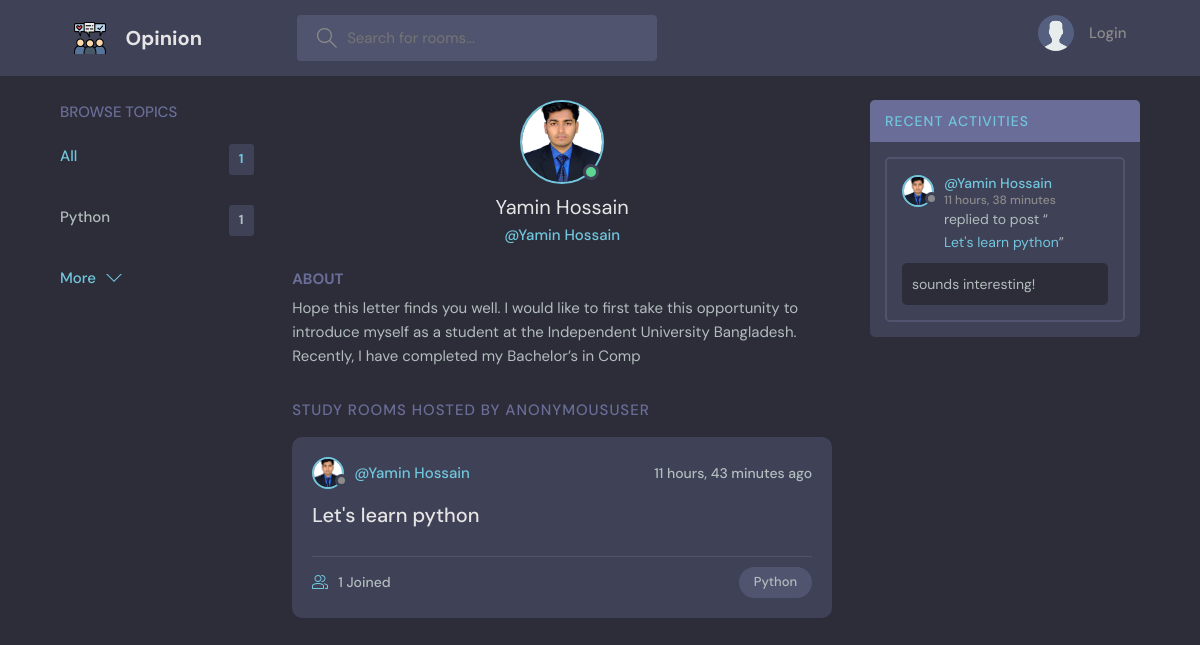
The app's page /profile/1 with its own data.
### base/models.py (models this page shows)
class Topic(models.Model):
    name = models.CharField(max_length=200)
    def __str__(self):
        return self.name

class User(AbstractUser):
    name = models.CharField(max_length=200, null=True)
    email = models.EmailField(unique=True, null=True)
    bio = models.TextField(max_length=200, null=True)
    avatar = models.ImageField(null=True, default='avatar.svg')
    USERNAME_FIELD = 'email'
    REQUIRED_FIELDS = []
    def __str__(self):
        return self.name

class Room(models.Model):
    host = models.ForeignKey(User, on_delete=models.SET_NULL, null = True)
    topic = models.ForeignKey(Topic, on_delete = models.SET_NULL, null=True)# we want to keep the room even after deleting the topic
    name = models.CharField(max_length=200)
    description = models.TextField(blank=True, null=True) #letting django know that this field can be blank and can be saved blank as well
    updated = models.DateTimeField(auto_now=True)
    created = models.DateTimeField(auto_now_add=True)
    participants = models.ManyToManyField(User, related_name='participants', blank=True)# while we quarrying data for participants this related_name wold help us to quarry from the DB.
    class Meta:
        ordering = ['-updated','-created']
    def __str__(self):
        return self.name

class Message(models.Model):
    user = models.ForeignKey(User, on_delete = models.CASCADE)
    room = models.ForeignKey(Room, on_delete = models.CASCADE) # cascade means we want to delete the message as well after deleting the room
    body = models.TextField()
    updated = models.DateTimeField(auto_now=True)
    created = models.DateTimeField(auto_now_add=True)
    class Meta:
        ordering = ['-updated', '-created']
    def __str__(self):
        return self.body[0:50]

### base/views.py (the view)
# urls.py: path('profile/<str:pk>', views.userProfile, name="user-profile"),
def userProfile(request,pk):
    user = User.objects.get(id=pk)
    rooms = user.room_set.all()
    room_messages = user.message_set.all()
    topics = Topic.objects.all()
    context = {'user': user,'rooms': rooms,'room_messages':room_messages,'topics': topics}
    return render(request, 'base/profile.html', context)

### base/templates/base/profile.html (shortened to what this page needs)
{% extends 'main.html'%}
{% block content %}
<main class="profile-page layout layout--3">
  <div class="container">
    {%include 'base/topics_component.html'%}
    <div class="roomList">
      <div class="profile">
        <div class="profile__avatar">
          <div class="avatar avatar--large active">
            <img src="{{user.avatar.url}}" />
          </div>
        </div>
        <div class="profile__info">
          <h3>{{user}}</h3>
          <p>@{{user}}</p>
        </div>
        <div class="profile__about">
          <h3>About</h3>
          <p>
            {{user.bio}}
          </p>
        </div>
      </div>
      <div class="roomList__header">
        <div>
          <h2>Study Rooms Hosted by {{request.user}}</a>
          </h2>
        </div>
      </div>
      {% include 'base/feed_component.html' %}
    </div>
    {% include 'base/activity_component.html'%}
  </div>
</main>
{% endblock %}

### templates/main.html (shortened to what this page needs)
{% load static %}
<!DOCTYPE html>
<html lang="en">
<head>
  <link rel="stylesheet" href="{% static 'styles/style.css' %}" />
</head>
<body>
  {% include 'navbar.html' %}
  {% block content %}
  {% endblock %}
</body>
</html>

### templates/navbar.html (shortened to what this page needs)
{% load static %}
<header class="header header--loggedIn">
    <div class="container">
        <a href="/" class="header__logo">
            <img src="{% static 'images/Opinion.svg' %}" />
            <h1>Opinion</h1>
        </a>
        <form class="header__search" action="{% url 'home' %}">
            <label>
                <input type="search" name="q" placeholder="Search for rooms..." />
            </label>
        </form>
        <nav class="header__menu">
            {% if request.user.is_authenticated %}
            <div class="header__user">
                <a href="{% url 'user-profile' request.user.id %}">
                    <div class="avatar avatar--medium active">
                        <img src="{{request.user.avatar.url}}" />
                    </div>
                    <p><span>@{{request.user}}</span></p>
                </a>
                <button class="dropdown-button">
                    <svg version="1.1" xmlns="http://www.w3.org/2000/svg" width="32" height="32" viewBox="0 0 32 32">
                        <title>chevron-down</title>
                        <path d="M16 21l-13-13h-3l16 16 16-16h-3l-13 13z"></path>
                    </svg>
                </button>
            </div>
            {% else %}
            <a href="{% url 'login' %}">
                <img src="{% static 'images/avatar.svg'%}" />
                <p>Login</p>
                {%endif%}
        </nav>
    </div>
</header>

### base/templates/base/topics_component.html
<div class="topics">
    <div class="topics__header">
        <h2>Browse Topics</h2>
    </div>
    <ul class="topics__list">
        <li>
            <a href="{% url 'home'%}" class="active">All <span>{{topics.count}}</span></a>
        </li>
        {% for topic in topics %}
        <li>
            <a href="{% url 'home'%}?q={{topic}}">{{topic.name}} <span>{{topic.room_set.all.count}}</span></a>
        </li>
        {% endfor %}
    </ul>
    <a class="btn btn--link" href="{% url 'topics' %}">
        More
        <svg version="1.1" xmlns="http://www.w3.org/2000/svg" width="32" height="32" viewBox="0 0 32 32">
            <title>chevron-down</title>
            <path d="M16 21l-13-13h-3l16 16 16-16h-3l-13 13z"></path>
        </svg>
    </a>
</div>

### base/templates/base/feed_component.html (shortened to what this page needs)
{% for room in rooms%}
<div class="roomListRoom">
    <div class="roomListRoom__header">
        <a href="{% url 'user-profile' room.host.id %}" class="roomListRoom__author">
            <div class="avatar avatar--small">
                <img src="{{room.host.avatar.url}}" />
            </div>
            <span>@{{room.host}}</span>
        </a>
        <div class="roomListRoom__actions">
            <span>{{room.created | timesince}} ago</span>
        </div>
    </div>
    <div class="roomListRoom__content">
        <a href="{% url 'room' room.id %}">{{room}}</a>
    </div>
    <div class="roomListRoom__meta">
        <a href="{% url 'room' room.id %}" class="roomListRoom__joined">
            {{room.participants.all.count}} Joined
        </a>
        <p class="roomListRoom__topic">{{room.topic}}</p>
    </div>
</div>
{% endfor%}

### base/templates/base/activity_component.html (shortened to what this page needs)
<div class="activities">
    <div class="activities__header">
        <h2><a href="{% url 'activities' %}">Recent Activities</a></h2>
    </div>
    {% for room_message in room_messages %}
    <div class="activities__box">
        <div class="activities__boxHeader roomListRoom__header">
            <a href="{% url 'user-profile' room_message.user.id %}" class="roomListRoom__author">
                <div class="avatar avatar--small">
                    <img src="{{room_message.user.avatar.url}}" />
                </div>
                <p>
                    @{{room_message.user}}
                    <span>{{room_message.created | timesince}}</span>
                </p>
            </a>
        </div>
        <div class="activities__boxContent">
            <p>replied to post “<a href="{% url 'room' room_message.room.id %}">{{room_message.room}}</a>”</p>
            <div class="activities__boxRoomContent">
                {{room_message}}
            </div>
        </div>
    </div>
    {% endfor %}
</div>

### records on screen
Topic: name "Python", room_set.all.count "1"
User: avatar (picture), name "Yamin Hossain", bio "Hope this letter finds you well. I would like to first take this opportunity to introduce myself as a student at the Independent University Bangladesh. Recently, I have completed my Bachelor’s in Comp"
Room: host.avatar (picture), host "Yamin Hossain", created "11 hours, 43 minutes", name "Let's learn python", participants.all.count "1", topic "Python"
Message: user.avatar (picture), user "Yamin Hossain", created "11 hours, 38 minutes", room "Let's learn python", body "sounds interesting!"

### other values on screen
{{ topics.count }} "1"
{{ request.user }} "ANONYMOUSUSER"
